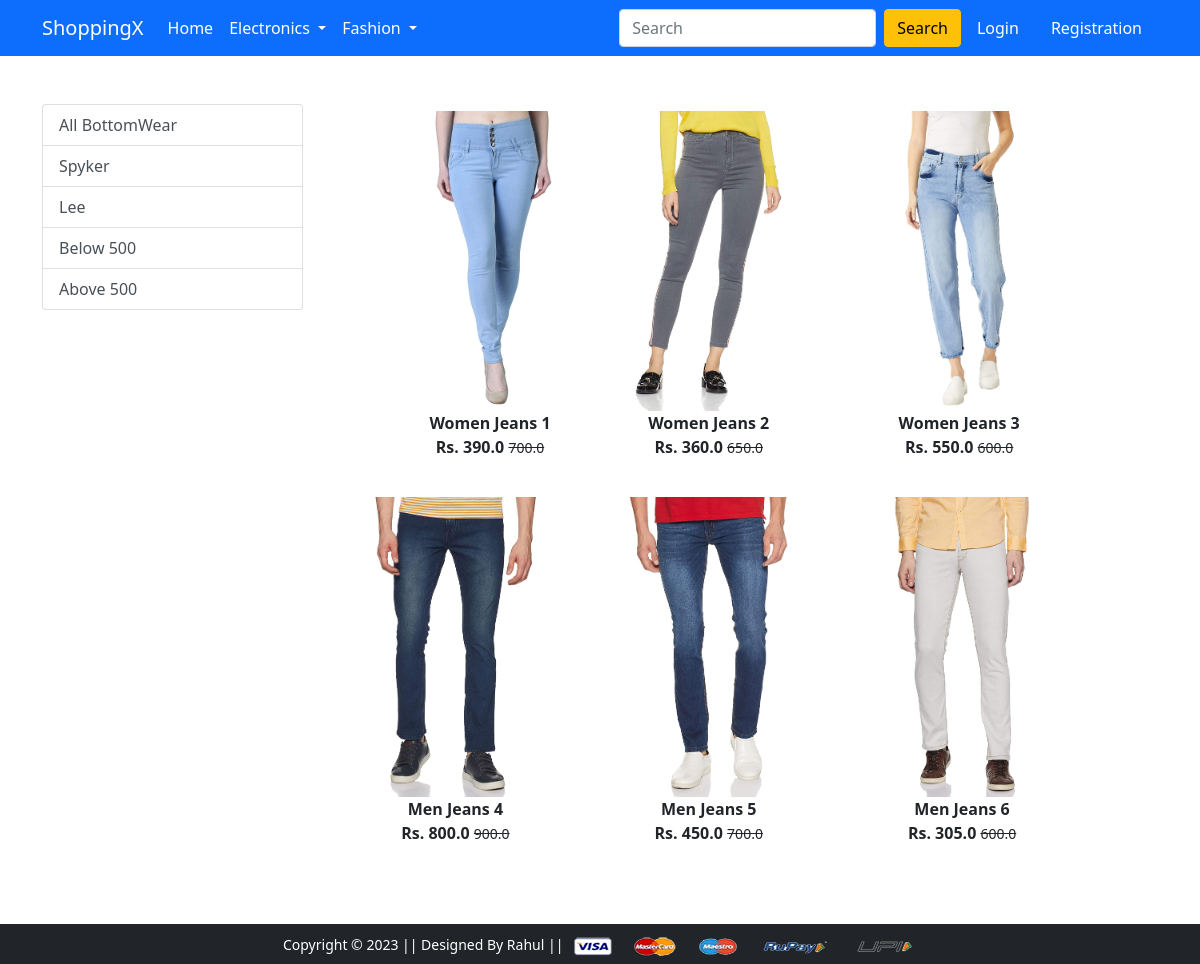
The app's page /bottomwear/ with its own data.
### app/models.py (models this page shows, shortened)
class Product(models.Model):
 title = models.CharField(max_length=100)
 selling_price = models.FloatField()
 discounted_price = models.FloatField()
 description = models.TextField()
 brand = models.CharField(max_length=100)
 category = models.CharField( choices=CATEGORY_CHOICES, max_length=2)
 product_image = models.ImageField(upload_to='productimg')

### app/views.py (the view)
# urls.py: path('bottomwear/', views.bottomwear, name='bottomwear'),
def bottomwear(request, data=None):
	totalitem = 0
	if request.user.is_authenticated:
		totalitem = len(Cart.objects.filter(user=request.user))
	if data==None :
			bottomwears = Product.objects.filter(category='BW')
	elif data == 'Spykar' or data == 'Lee':
			bottomwears = Product.objects.filter(category='BW').filter(brand=data)
	elif data == 'below':
			bottomwears = Product.objects.filter(category='BW').filter(discounted_price__lt=500)
	elif data == 'above':
			bottomwears = Product.objects.filter(category='BW').filter(discounted_price__gt=500)
	return render(request, 'app/bottomwear.html', {'bottomwears':bottomwears, 'totalitem':totalitem})

### app/templates/app/bottomwear.html (shortened to what this page needs)
{% extends 'app/base.html' %}
{% load static %}
{% block main-content %}
<div class="container my-5">
 <div class="row">
  <div class="col-sm-3">
   <div class="list-group">
     <a href="{% url 'bottomwear' %}" class="list-group-item list-group-item-action" aria-current="true">All BottomWear</a>
     <a href="{% url 'bottomweardata' 'Spykar'  %}" class="list-group-item list-group-item-action" aria-current="true">Spyker</a>
     <a href="{% url 'bottomweardata' 'Lee'  %}" class="list-group-item list-group-item-action">Lee</a>
     <a href="{% url 'bottomweardata' 'below'  %}" class="list-group-item list-group-item-action">Below 500</a>
     <a href="{% url 'bottomweardata' 'above'  %}" class="list-group-item list-group-item-action">Above 500</a>
   </div>
  </div>
  <div class="col-sm-8">
   <div class="row">
    {% for product in bottomwears %}
     <div class="col-sm-4 text-center mb-4">
      <a href="{% url 'product-detail' product.id %}" class="btn">
       <div class="item">
        <img src="{{product.product_image.url}}" alt="" height="300" class="">
        <div class="fw-bold">{{product.title}}</div>
        <div class="fw-bold">Rs. {{product.discounted_price}} <small class="fw-light text-decoration-line-through">{{product.selling_price}}</small></div>
       </div>
      </a>
     </div>
    {% endfor %}
   </div>
  </div>
 </div>
</div>
{% endblock main-content %}

### records on screen
Product: product_image (picture), title "Women Jeans 1", discounted_price "390.0", selling_price "700.0"
Product: product_image (picture), title "Women Jeans 2", discounted_price "360.0", selling_price "650.0"
Product: product_image (picture), title "Women Jeans 3", discounted_price "550.0", selling_price "600.0"
Product: product_image (picture), title "Men Jeans 4", discounted_price "800.0", selling_price "900.0"
Product: product_image (picture), title "Men Jeans 5", discounted_price "450.0", selling_price "700.0"
Product: product_image (picture), title "Men Jeans 6", discounted_price "305.0", selling_price "600.0"
